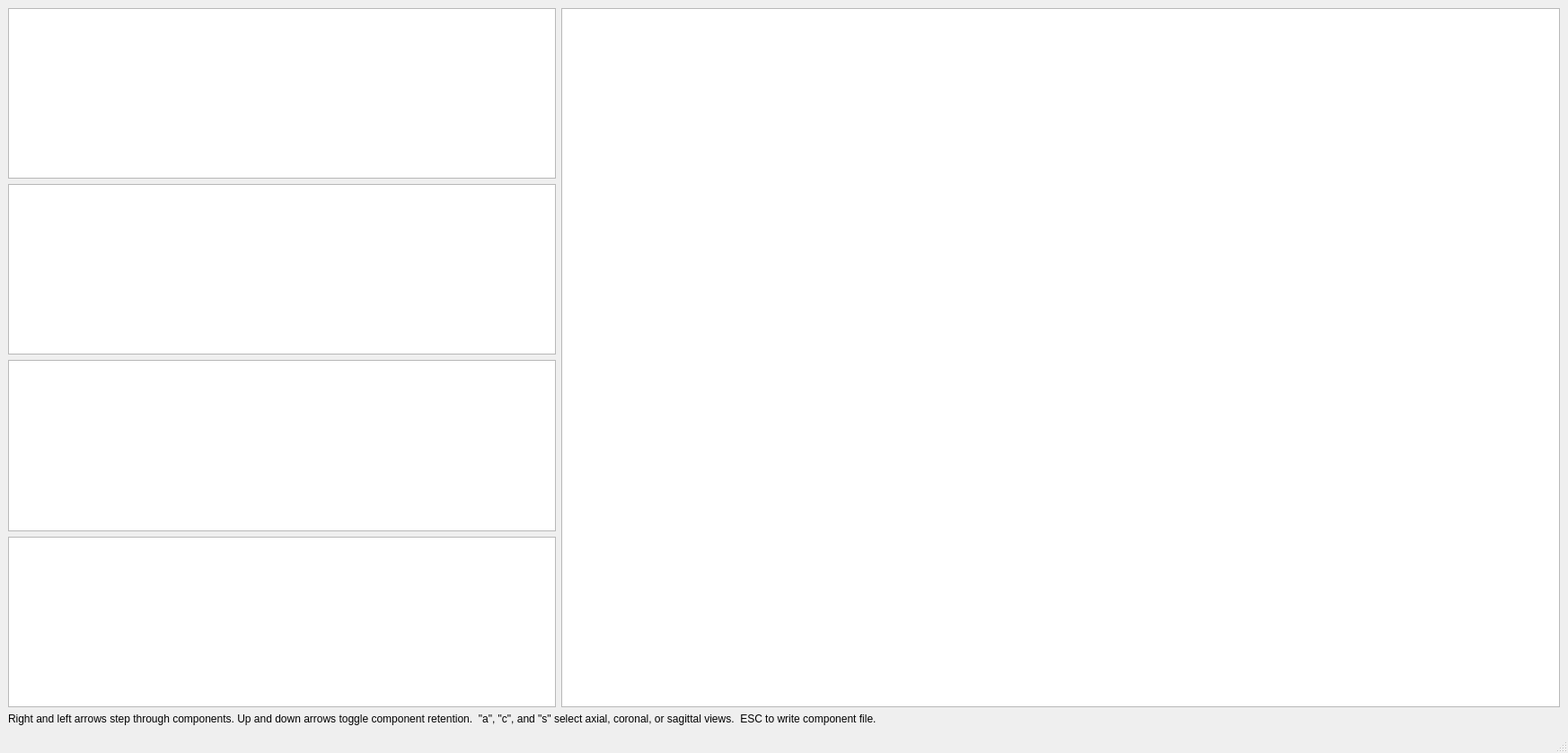
<?xml version="1.0" encoding="UTF-8"?>
<ui version="4.0">
 <class>MainWindow</class>
 <widget class="QMainWindow" name="MainWindow">
  <property name="geometry">
   <rect>
    <x>0</x>
    <y>0</y>
    <width>1746</width>
    <height>839</height>
   </rect>
  </property>
  <property name="windowTitle">
   <string>MainWindow</string>
  </property>
  <widget class="QWidget" name="centralwidget">
   <layout class="QGridLayout" name="gridLayout">
    <item row="0" column="0">
     <layout class="QHBoxLayout" name="horizontalLayout">
      <property name="sizeConstraint">
       <enum>QLayout::SetNoConstraint</enum>
      </property>
      <item>
       <layout class="QVBoxLayout" name="verticalLayout">
        <item>
         <widget class="GraphicsLayoutWidget" name="translation_graphicsView">
          <property name="enabled">
           <bool>true</bool>
          </property>
          <property name="sizePolicy">
           <sizepolicy hsizetype="Expanding" vsizetype="Expanding">
            <horstretch>0</horstretch>
            <verstretch>0</verstretch>
           </sizepolicy>
          </property>
          <property name="minimumSize">
           <size>
            <width>400</width>
            <height>100</height>
           </size>
          </property>
          <property name="maximumSize">
           <size>
            <width>610</width>
            <height>1000</height>
           </size>
          </property>
          <property name="sizeIncrement">
           <size>
            <width>1</width>
            <height>1</height>
           </size>
          </property>
         </widget>
        </item>
        <item>
         <widget class="GraphicsLayoutWidget" name="rotation_graphicsView">
          <property name="enabled">
           <bool>true</bool>
          </property>
          <property name="sizePolicy">
           <sizepolicy hsizetype="Expanding" vsizetype="Expanding">
            <horstretch>0</horstretch>
            <verstretch>0</verstretch>
           </sizepolicy>
          </property>
          <property name="minimumSize">
           <size>
            <width>400</width>
            <height>100</height>
           </size>
          </property>
          <property name="maximumSize">
           <size>
            <width>610</width>
            <height>1000</height>
           </size>
          </property>
          <property name="sizeIncrement">
           <size>
            <width>1</width>
            <height>1</height>
           </size>
          </property>
         </widget>
        </item>
        <item>
         <widget class="GraphicsLayoutWidget" name="timecourse_graphicsView">
          <property name="enabled">
           <bool>true</bool>
          </property>
          <property name="sizePolicy">
           <sizepolicy hsizetype="Expanding" vsizetype="Expanding">
            <horstretch>0</horstretch>
            <verstretch>0</verstretch>
           </sizepolicy>
          </property>
          <property name="minimumSize">
           <size>
            <width>400</width>
            <height>100</height>
           </size>
          </property>
          <property name="maximumSize">
           <size>
            <width>610</width>
            <height>1000</height>
           </size>
          </property>
          <property name="sizeIncrement">
           <size>
            <width>1</width>
            <height>1</height>
           </size>
          </property>
         </widget>
        </item>
        <item>
         <widget class="GraphicsLayoutWidget" name="spectrum_graphicsView">
          <property name="enabled">
           <bool>true</bool>
          </property>
          <property name="sizePolicy">
           <sizepolicy hsizetype="Expanding" vsizetype="Expanding">
            <horstretch>0</horstretch>
            <verstretch>0</verstretch>
           </sizepolicy>
          </property>
          <property name="minimumSize">
           <size>
            <width>400</width>
            <height>100</height>
           </size>
          </property>
          <property name="maximumSize">
           <size>
            <width>610</width>
            <height>1000</height>
           </size>
          </property>
          <property name="sizeIncrement">
           <size>
            <width>1</width>
            <height>1</height>
           </size>
          </property>
         </widget>
        </item>
       </layout>
      </item>
      <item>
       <widget class="GraphicsLayoutWidget" name="image_graphicsView">
        <property name="enabled">
         <bool>true</bool>
        </property>
        <property name="sizePolicy">
         <sizepolicy hsizetype="Expanding" vsizetype="Expanding">
          <horstretch>0</horstretch>
          <verstretch>0</verstretch>
         </sizepolicy>
        </property>
        <property name="minimumSize">
         <size>
          <width>600</width>
          <height>100</height>
         </size>
        </property>
        <property name="maximumSize">
         <size>
          <width>2000</width>
          <height>1200</height>
         </size>
        </property>
        <property name="sizeIncrement">
         <size>
          <width>1</width>
          <height>1</height>
         </size>
        </property>
       </widget>
      </item>
     </layout>
    </item>
    <item row="1" column="0">
     <widget class="QLabel" name="label">
      <property name="text">
       <string>Right and left arrows step through components. Up and down arrows toggle component retention.  &quot;a&quot;, &quot;c&quot;, and &quot;s&quot; select axial, coronal, or sagittal views.  ESC to write component file.</string>
      </property>
     </widget>
    </item>
   </layout>
  </widget>
  <widget class="QMenuBar" name="menubar">
   <property name="geometry">
    <rect>
     <x>0</x>
     <y>0</y>
     <width>1746</width>
     <height>24</height>
    </rect>
   </property>
  </widget>
  <widget class="QStatusBar" name="statusbar"/>
 </widget>
 <customwidgets>
  <customwidget>
   <class>GraphicsLayoutWidget</class>
   <extends>QGraphicsView</extends>
   <header>pyqtgraph</header>
  </customwidget>
 </customwidgets>
 <resources/>
 <connections/>
</ui>
